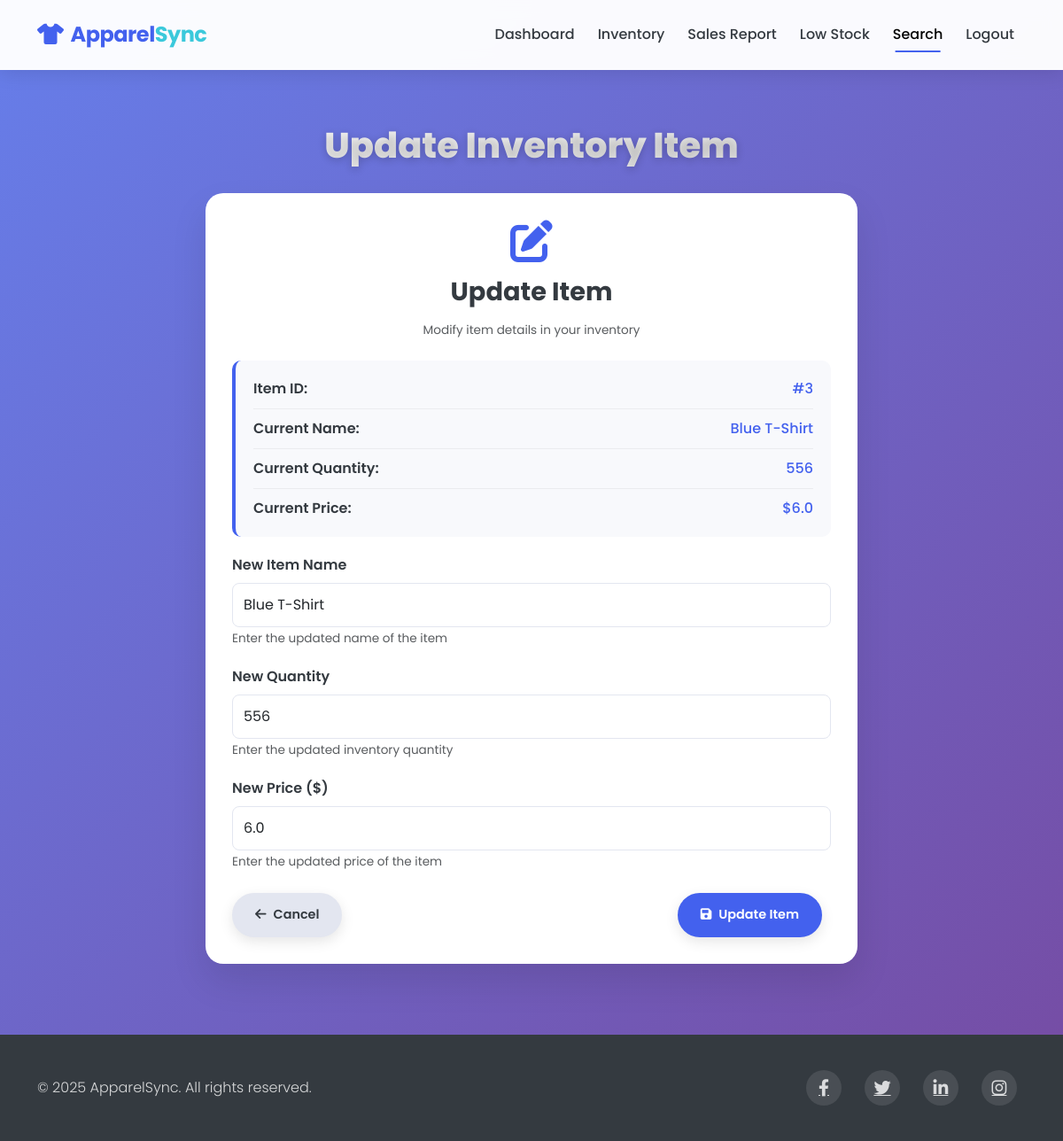
/dashboard/update_item?id=3 (signed in), run on the app's committed database.
### models.py (models this page shows)
class InventoryItem(db.Model):
    id = db.Column(db.Integer, primary_key=True)
    item_name = db.Column(db.String(100), nullable=False)
    quantity = db.Column(db.Integer, nullable=False)
    price = db.Column(db.Float, nullable=False)
    discount = db.Column(db.Float, default=0.0)
    sales = db.relationship('Sale', backref='item', lazy=True)
    low_stock_alerts = db.relationship('LowStock', backref='item', lazy=True)

### routes.py (the view)
@app.route('/dashboard/update_item', methods=['GET', 'POST'])
@login_required
def update_item_record():
    if request.method == 'POST':
        try:
            item_id = int(request.form['item_id'])
            item = InventoryItem.query.get(item_id)
            if item:
                old_name = item.item_name
                old_quantity = item.quantity
                old_price = item.price
                item.item_name = request.form['item_name']
                item.quantity = int(request.form['quantity'])
                item.price = float(request.form['price'])
                threshold = 10  # Default threshold
                if item.quantity < threshold:
                    existing_alert = LowStock.query.filter_by(item_id=item_id, resolved=False).first()
                    if not existing_alert:
                        low_stock_alert = LowStock(item_id=item_id, threshold=threshold)
                        db.session.add(low_stock_alert)
                        flash(f'Item updated! Warning: Item is now below stock threshold.')
                else:
                    existing_alerts = LowStock.query.filter_by(item_id=item_id, resolved=False).all()
                    if existing_alerts:
                        for alert in existing_alerts:
                            alert.resolved = True
                        flash(
                            f'Item updated from "{old_name}" to "{item.item_name}"! Low stock alert has been resolved.')
                    else:
                        flash(f'Item updated from "{old_name}" to "{item.item_name}" successfully!')
                db.session.commit()
                print(
                    f"Item {item_id} updated: {old_name}->{item.item_name}, {old_quantity}->{item.quantity}, {old_price}->{item.price}")
            else:
                flash(f'Item with ID {item_id} not found.')
                print(f"Item with ID {item_id} not found in database")
        except Exception as e:
            db.session.rollback()
            flash(f'Error updating item: {str(e)}')
            print(f"Error updating item: {str(e)}")
        return redirect(url_for('view_inventory'))
    else:
        item_id = request.args.get('id')
        item = None
        if item_id:
            item = InventoryItem.query.get(int(item_id))
        return render_template('update_item_record.html', item=item)

### app.py (called while the page is built)
@login_manager.user_loader
def load_user(user_id):
    return User.query.get(int(user_id))

### templates/update_item_record.html (shortened to what this page needs)
<!DOCTYPE html>
<html lang="en">
<head>
    <link href="https://cdn.jsdelivr.net/npm/bootstrap@5.3.0-alpha1/dist/css/bootstrap.min.css" rel="stylesheet">
    <link rel="stylesheet" href="https://cdnjs.cloudflare.com/ajax/libs/font-awesome/6.0.0/css/all.min.css">
</head>
<body>
    <nav class="navbar navbar-expand-lg navbar-light py-3 fixed-top">
        <div class="container">
            <a class="navbar-brand" href="/"><i class="fas fa-tshirt me-2"></i>Apparel<span>Sync</span></a>
            <div class="collapse navbar-collapse" id="navbarNav">
                <ul class="navbar-nav ms-auto">
                    <li class="nav-item">
                        <a class="nav-link" href="/dashboard">Dashboard</a>
                    </li>
                    <li class="nav-item">
                        <a class="nav-link" href="/dashboard/view_inventory">Inventory</a>
                    </li>
                    <li class="nav-item">
                        <a class="nav-link" href="/dashboard/sales_report">Sales Report</a>
                    </li>
                    <li class="nav-item">
                        <a class="nav-link" href="/dashboard/low_stock">Low Stock</a>
                    </li>
                    <li class="nav-item">
                        <a class="nav-link active" href="/dashboard/search">Search</a>
                    </li>
                    <li class="nav-item">
                        <a class="nav-link" href="/logout">Logout</a>
                    </li>
                </ul>
            </div>
        </div>
    </nav>
    <section class="content-section">
        <div class="container">
            <h1 class="page-title">Update Inventory Item</h1>
            <div class="row justify-content-center">
                <div class="col-lg-8">
                    <div class="form-card">
                        <div class="text-center mb-4">
                            <i class="fas fa-edit update-icon"></i>
                            <h3 class="mb-3">Update Item</h3>
                            <p class="text-muted">Modify item details in your inventory</p>
                        </div>
                        {% if item %}
                        <div class="item-details">
                            <div class="item-detail-row">
                                <span class="item-detail-label">Item ID:</span>
                                <span class="item-detail-value">#{{ item.id }}</span>
                            </div>
                            <div class="item-detail-row">
                                <span class="item-detail-label">Current Name:</span>
                                <span class="item-detail-value">{{ item.item_name }}</span>
                            </div>
                            <div class="item-detail-row">
                                <span class="item-detail-label">Current Quantity:</span>
                                <span class="item-detail-value">{{ item.quantity }}</span>
                            </div>
                            <div class="item-detail-row">
                                <span class="item-detail-label">Current Price:</span>
                                <span class="item-detail-value">${{ item.price }}</span>
                            </div>
                        </div>
                        <form action="/dashboard/update_item" method="POST">
                            <div class="form-group">
                                <label for="item_name" class="form-label">New Item Name</label>
                                <input type="text" class="form-control" id="item_name" name="item_name" value="{{ item.item_name }}" required>
                                <small class="text-muted">Enter the updated name of the item</small>
                            </div>
                            <div class="form-group">
                                <label for="quantity" class="form-label">New Quantity</label>
                                <input type="number" class="form-control" id="quantity" name="quantity" min="0" value="{{ item.quantity }}" required>
                                <small class="text-muted">Enter the updated inventory quantity</small>
                            </div>
                            <div class="form-group">
                                <label for="price" class="form-label">New Price ($)</label>
                                <input type="number" class="form-control" id="price" name="price" min="0" step="0.01" value="{{ item.price }}" required>
                                <small class="text-muted">Enter the updated price of the item</small>
                            </div>
                            <div class="d-flex justify-content-between mt-4">
                                <a href="/dashboard/view_inventory" class="btn btn-cancel btn-action">
                                    <i class="fas fa-arrow-left me-2"></i>Cancel
                                </a>
                                <button type="submit" class="btn btn-submit btn-action">
                                    <i class="fas fa-save me-2"></i>Update Item
                                </button>
                            </div>
                        </form>
                        {% endif %}
                    </div>
                </div>
            </div>
        </div>
    </section>
    <footer>
        <div class="container">
            <div class="row align-items-center">
                <div class="col-md-6">
                    <p class="copyright mb-0">&copy; 2025 ApparelSync. All rights reserved.</p>
                </div>
                <div class="col-md-6">
                    <div class="social-icons">
                        <a href="#" class="me-3"><i class="fab fa-facebook-f"></i></a>
                        <a href="#" class="me-3"><i class="fab fa-twitter"></i></a>
                        <a href="#" class="me-3"><i class="fab fa-linkedin-in"></i></a>
                        <a href="#"><i class="fab fa-instagram"></i></a>
                    </div>
                </div>
            </div>
        </div>
    </footer>
</body>
</html>

### templates/update_item_record.html (style rules this page uses)
:root { --primary-color: #4361ee; --secondary-color: #f8f9fc; --accent-color: #3bc9db; --dark-color: #343a40; --light-color: #f8f9fc; --gradient-start: #667eea; --gradient-end: #764ba2; }
body { background: linear-gradient(135deg, var(--gradient-start) 0%, var(--gradient-end) 100%); min-height: 100vh; font-family: 'Poppins', sans-serif; }
.navbar { background-color: rgba(255, 255, 255, 0.97); backdrop-filter: blur(10px); box-shadow: 0 4px 20px rgba(0, 0, 0, 0.1); padding: 15px 0; border-bottom: 1px solid rgba(255, 255, 255, 0.1); }
.navbar-brand { font-weight: 700; color: var(--primary-color); font-size: 1.5rem; letter-spacing: -0.5px; }
.navbar-brand span { color: var(--accent-color); }
.nav-link { font-weight: 500; color: var(--dark-color); position: relative; padding: 8px 15px; margin: 0 5px; transition: all 0.3s ease; }
.nav-link::after { content: ''; position: absolute; width: 0; height: 2px; background: var(--primary-color); bottom: 0; left: 50%; transform: translateX(-50%); transition: width 0.3s ease; }
.nav-link.active::after { width: 70%; }
.content-section { padding: 140px 0 80px; }
.page-title { color: white; font-weight: 800; text-shadow: 0 2px 10px rgba(0, 0, 0, 0.2); margin-bottom: 30px; text-align: center; font-size: 2.5rem; background: linear-gradient(to right, #ffffff, #e0e0e0); -webkit-background-clip: text; background-clip: text; color: transparent; }
.form-card { background-color: white; border-radius: 20px; padding: 30px; box-shadow: 0 20px 40px rgba(0, 0, 0, 0.1); border: none; }
.form-card h3 { font-weight: 700; color: var(--dark-color); margin-bottom: 20px; font-size: 1.8rem; }
.form-group { margin-bottom: 20px; }
.form-label { font-weight: 600; color: var(--dark-color); margin-bottom: 8px; }
.form-control { padding: 12px; border-radius: 8px; border: 1px solid #e3e6f0; font-family: 'Poppins', sans-serif; transition: all 0.3s ease; }
.text-muted { font-size: 0.85rem; margin-top: 5px; }
.btn-action { padding: 12px 24px; border-radius: 30px; font-size: 0.9rem; font-weight: 600; margin-right: 10px; transition: all 0.3s ease; box-shadow: 0 5px 15px rgba(0, 0, 0, 0.1); position: relative; overflow: hidden; }
.btn-action::before { content: ''; position: absolute; top: 0; left: -100%; width: 100%; height: 100%; background: rgba(255, 255, 255, 0.2); transition: all 0.4s ease; }
.btn-submit { background-color: var(--primary-color); color: white; border: 2px solid var(--primary-color); }
.btn-cancel { background-color: #e3e6f0; color: var(--dark-color); border: 2px solid #e3e6f0; }
footer { background-color: #343a40; color: white; padding: 40px 0; }
footer a { color: rgba(255, 255, 255, 0.8); transition: color 0.3s ease; margin: 0 10px; font-size: 1.2rem; }
.copyright { opacity: 0.8; font-weight: 300; }
.social-icons { display: flex; justify-content: flex-end; }
.social-icons a { display: flex; align-items: center; justify-content: center; width: 40px; height: 40px; border-radius: 50%; background: rgba(255, 255, 255, 0.1); transition: all 0.3s ease; }
.item-details { background-color: var(--secondary-color); padding: 20px; border-radius: 10px; margin-bottom: 20px; border-left: 4px solid var(--primary-color); }
.item-detail-row { display: flex; justify-content: space-between; margin-bottom: 10px; padding-bottom: 10px; border-bottom: 1px solid rgba(0, 0, 0, 0.05); }
.item-detail-row:last-child { border-bottom: none; margin-bottom: 0; padding-bottom: 0; }
.item-detail-label { font-weight: 600; color: var(--dark-color); }
.item-detail-value { font-weight: 500; color: var(--primary-color); }
.update-icon { font-size: 3rem; color: var(--primary-color); margin-bottom: 1rem; }

### data on the page
InventoryItem: id "3", item_name "Blue T-Shirt", quantity "556", price "6.0"
